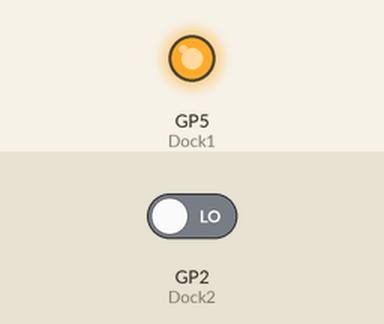
This program was run on a simulated Raspberry Pi Pico running MicroPython. Parts: output pins drawn as LEDs (lit = HIGH). Inputs (shaded band) come from the test bench; at power-on: GP2 (Dock2) LOW. What the program prints to the serial console is not drawn.

Above: at 0.1 s.
Timing chart, 0 to 1.6 s (numbered marks = the images above):
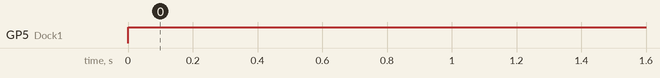

Measured:
- by itself, GP5 (Dock1): LOW → HIGH at 0.00 s

The program:

numberblock.py
```python
from machine import Pin
import utime
from time import sleep

Dock1 = Pin(5, Pin.OUT)
Dock2 = Pin(2, Pin.IN, Pin.PULL_DOWN)


while True:
    Dock1.high()
    print("1:", Dock1.value())
    print("2:", Dock2.value())
    sleep(1)
```
